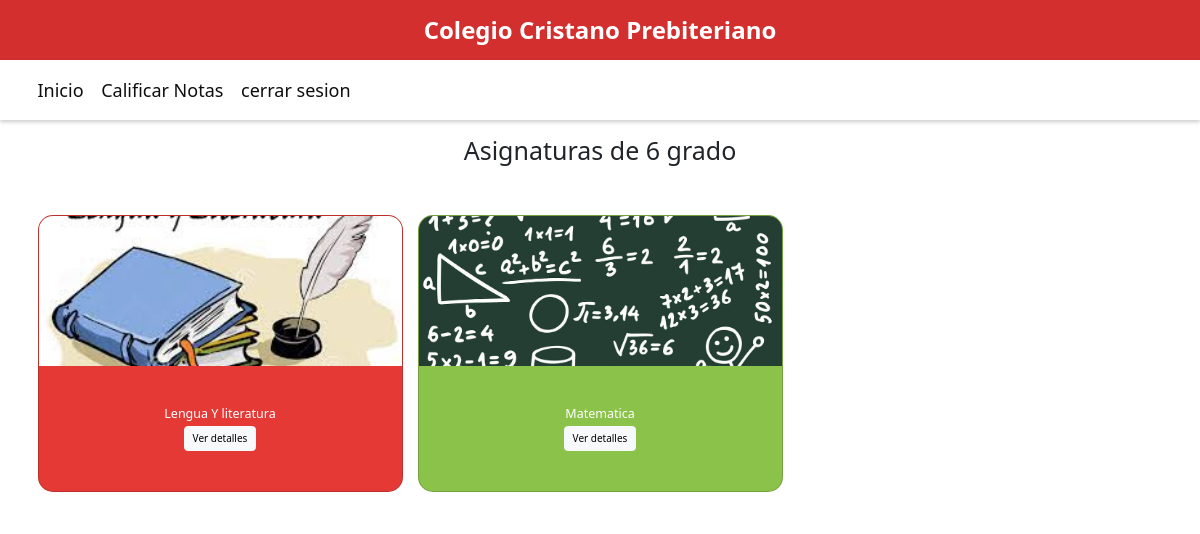
The app's page /code/view/profesor/view_asignatura.php?id_grado=8 (signed in) with its own data.
### tables this page shows
CREATE TABLE `grados` (
  `id_grado` int NOT NULL,
  `nombre_grado` varchar(50) NOT NULL
);

CREATE TABLE `asignaturas` (
  `id_asignatura` int NOT NULL,
  `nombre_asignatura` varchar(50) NOT NULL,
  `id_grado` int NOT NULL,
  `ruta_imagen` varchar(255) DEFAULT '../../img/Asignatura/predeterminada.png'
);

### code/view/profesor/view_asignatura.php (the view, shortened to what this page needs)
<?php include "header.php"; ?>
<!DOCTYPE html>
<html lang="en">
<head>
    <link href="https://cdn.jsdelivr.net/npm/bootstrap@5.3.0/dist/css/bootstrap.min.css" rel="stylesheet">
</head>
<body>
    <div class="container mt-4">
        <?php
            $id_profesor = $_SESSION['id_profesor'];
            $id_grado = $_GET['id_grado'];
            $servername = "localhost";
            $username = "root";
            $password = "mysql";
            $dbname = "project_db";
            $conn = new mysqli($servername, $username, $password, $dbname);
            $query_grado = "SELECT nombre_grado FROM grados WHERE id_grado = $id_grado";
            $result_grado = $conn->query($query_grado);
            $nombre_grado = $result_grado->fetch_assoc()['nombre_grado'];
        ?>
        <h1>Asignaturas de <?php echo $nombre_grado; ?></h1>
        <div class="row">
            <?php
                $query = "SELECT asignaturas.id_asignatura, asignaturas.nombre_asignatura, asignaturas.ruta_imagen
                          FROM profesores_asignaturas
                          INNER JOIN asignaturas ON profesores_asignaturas.id_asignatura = asignaturas.id_asignatura
                          WHERE profesores_asignaturas.id_profesor = $id_profesor AND asignaturas.id_grado = $id_grado";
                $result = $conn->query($query);
                $colors = ['bg-red', 'bg-green', 'bg-blue'];
                if ($result->num_rows > 0) {
                    while ($row = $result->fetch_assoc()) {
                        $imagen = !empty($row['ruta_imagen']) ? $row['ruta_imagen'] : 'img/Asignatura/predeterminada.png';
                        $color_class = $colors[array_rand($colors)];
                        echo '
                            <div class="col-md-4 mb-4">
                                <div class="card ' . $color_class . ' text-center">
                                    <img src="' . $imagen . '" class="card-img-top" alt="' . $row['nombre_asignatura'] . '">
                                    <div class="card-body">
                                        <h5 class="card-title">' . $row['nombre_asignatura'] . '</h5>
                                        <a href="calificar.php?id_asignatura=' . $row['id_asignatura'] . '&id_grado=' . $id_grado . '" class="btn btn-light">Ver detalles</a>
                                    </div>
                                </div>
                            </div>
                        ';
                    }
                } else {
                    echo '<div class="alert alert-warning">No se encontraron asignaturas para este grado.</div>';
                }
            ?>
        </div>
    </div>
</body>
</html>

### code/view/profesor/view_asignatura.php (style rules this page uses)
.card { border-radius: 15px; overflow: hidden; color: #fff; }
.card img { height: 150px; object-fit: cover; }
.card .card-body { padding: 40px; }
.bg-red { background-color: #e53935; }
.bg-green { background-color: #8bc34a; }
h1 { margin-bottom: 50px; text-align: center; }

### records on screen
grados: nombre_grado "6 grado"
asignaturas: ruta_imagen (picture), nombre_asignatura "Lengua Y literatura"
asignaturas: ruta_imagen (picture), nombre_asignatura "Matematica"
